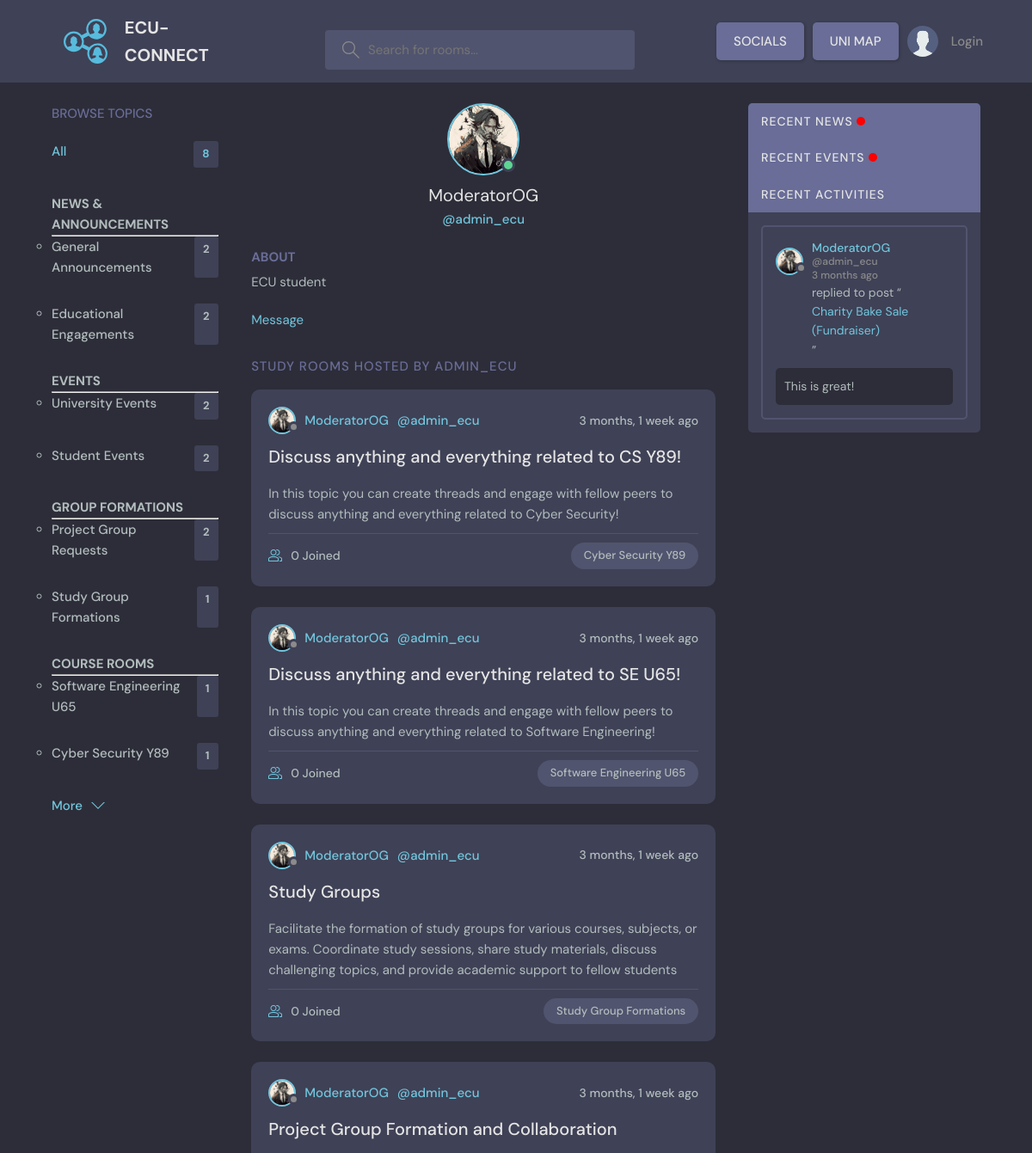
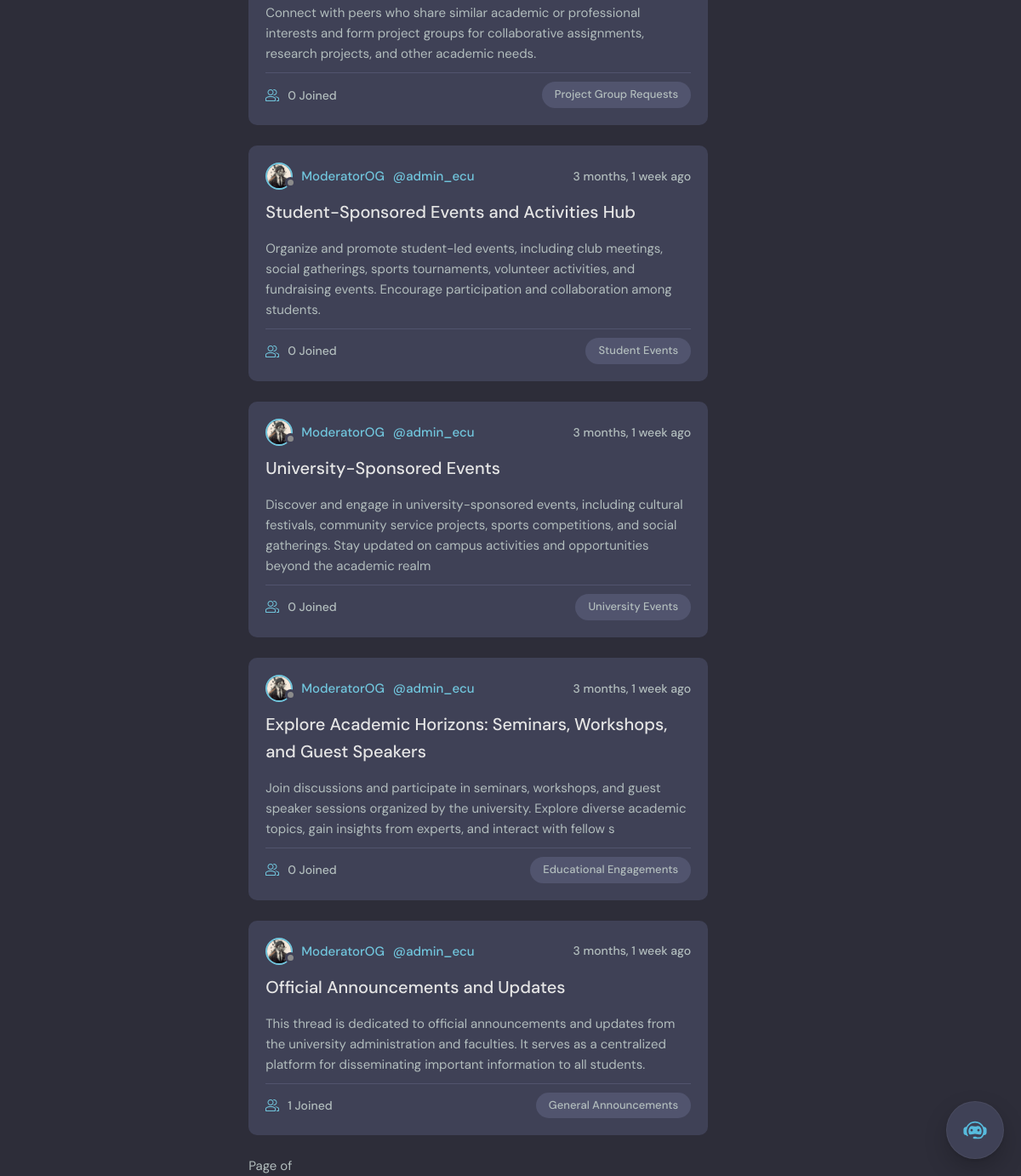
Page /profile/1/ on the committed database (2 pictures, top to bottom).
### base/models.py (models this page shows, shortened)
class Topic(models.Model):
    name = models.CharField(max_length=200)

class User(AbstractUser):
    username = models.CharField(max_length=150, unique=True, null=True)
    name = models.CharField(max_length=200, null=True)
    email = models.EmailField(unique=True, null=True)
    bio = models.TextField(null=True)
    avatar = models.ImageField(null=True, default="avatar.svg")
    USERNAME_FIELD = 'email'
    REQUIRED_FIELDS = ['username']
    notifications = models.ManyToManyField(Notification, related_name='notifications', blank=True)

class Thread(models.Model):
    host = models.ForeignKey(User, on_delete = models.SET_NULL, null=True)
    topic = models.ForeignKey(Topic, on_delete = models.SET_NULL, null=True)
    name = models.CharField(max_length=200)
    description = models.TextField(null = True, blank = True)
    participants = models.ManyToManyField(User, related_name='participants', blank=True)
    updated = models.DateTimeField(auto_now= True)
    created = models.DateTimeField(auto_now_add= True)
    pinned = models.BooleanField(default=False)
    class Meta:
       ordering = ['-updated', '-created']
    def __str__(self):
        return self.name

class Comment(models.Model):
    user = models.ForeignKey(User, on_delete=models.CASCADE)
    thread = models.ForeignKey(Thread, on_delete=models.CASCADE)
    body = models.TextField()
    updated = models.DateTimeField(auto_now= True)
    created = models.DateTimeField(auto_now_add= True)
    class Meta:
       ordering = ['-updated', '-created']

### base/views.py (the view)
# urls.py: path('profile/<str:pk>/', views.userProfile, name="user_profile"),
def userProfile(request, pk):
    user = User.objects.get(id=pk)
    threads = user.thread_set.all()
    thread_comments = user.comment_set.all()
    topics = Topic.objects.all()
    context= {'user': user, 'threads': threads, 'thread_comments': thread_comments, 'topics': topics}
    return render(request, 'base/profile.html', context)

### base/templates/base/profile.html (shortened to what this page needs)
{% extends 'main.html' %}
{% block content %}
  <main class="profile-page layout layout--3">
    <div class="container">
      {% include 'base/topics_component.html' %}
      <div class="roomList">
        <div class="profile">
          <div class="profile__avatar">
            <div class="avatar avatar--large active">
              <img src="{{user.avatar.url}}" />
            </div>
          </div>
          <div class="profile__info">
            <h3>{{user.name}}</h3>
            <p>@{{user.username}}</p>
          </div>
          <div class="profile__about">
            <h3>About</h3>
            <p>
              {{user.bio}}
            </p>
          </div>
          {% if request.user.id != user.id %}
          <div class="profile__about">
            <a href="{% url 'chat' user.id %}">Message</a>
          </div>
          {% endif %}
        </div>
        <div class="roomList__header">
          <div>
            <h2>Study Rooms Hosted by {{user.username}}</a>
            </h2>
          </div>
        </div>
        {% include 'base/feed_component.html' %}
      </div>
      {% include 'base/activity_component.html' %}
    </div>
  </main>
{% endblock content %}

### base/templates/base/topics_component.html
        <div class="topics">
            <div class="topics__header">
              <h2>Browse Topics</h2>
            </div>
            <ul class="topics__list">
                <li>
                    <a href="{% url 'home' %}" class="active">All <span>{{topics.count}}</span></a>
                </li>
              <li>
                <h4>NEWS & ANNOUNCEMENTS</h4>
                <hr>
                <ul>
                  {% for topic in topics %}
                    {% if topic.name == "General Announcements" or topic.name == "Educational Engagements"  %}
                      <li><strong><a href="{% url 'home' %}?q={{topic.name}}">{{topic.name}}<span>{{topic.thread_set.all.count}}</span></a></strong></li>
                    {% endif %}
                  {% endfor %}
                </ul>
              </li>
              <li>
                <h4>EVENTS</h4>
                <hr>
                <ul>
                  {% for topic in topics %}
                  {% if topic.name == "University Events" or topic.name == "Student Events"  %}
                      <li><strong><a href="{% url 'home' %}?q={{topic.name}}">{{topic.name}}<span>{{topic.thread_set.all.count}}</span></a></strong></li>
                    {% endif %}
                  {% endfor %}
                </ul>
              </li>
              <li>
                <h4>GROUP FORMATIONS</h4>
                <hr>
                <ul>
                  {% for topic in topics %}
                  {% if topic.name == "Project Group Requests" or topic.name == "Study Group Formations"  %}
                      <li> <a href="{% url 'home' %}?q={{topic.name}}">{{topic.name}}<span>{{topic.thread_set.all.count}}</span></a></li>
                    {% endif %}
                  {% endfor %}
                </ul>
              </li>
              <li>
                <h4>COURSE ROOMS</h4>
                <hr>
                <ul>
                  {% for topic in topics %}
                  {% if topic.name == "Software Engineering U65" or topic.name == "Cyber Security Y89"  %}
                      <li><strong><a href="{% url 'home' %}?q={{topic.name}}">{{topic.name}}<span>{{topic.thread_set.all.count}}</span></a></strong></li>
                    {% endif %}
                  {% endfor %}
                </ul>
              </li>
            </ul>
            <a class="btn btn--link" href="topics.html">
              More
              <svg version="1.1" xmlns="http://www.w3.org/2000/svg" width="32" height="32" viewBox="0 0 32 32">
                <title>chevron-down</title>
                <path d="M16 21l-13-13h-3l16 16 16-16h-3l-13 13z"></path>
              </svg>
            </a>
          </div>

### base/templates/base/feed_component.html (shortened to what this page needs)
{% for thread in threads %}
<div class="roomListRoom">
    <div class="roomListRoom__header">
        <a href="{% url 'user_profile' thread.host.id %}" class="roomListRoom__author">
        <div class="avatar avatar--small">
            <img src="{{thread.host.avatar.url}}" />
        </div>
        <span>{{thread.host.name}}</span>
        <span>@{{thread.host.username}}</span>
        </a>
        <div class="roomListRoom__actions">
        <span>{{thread.created|timesince}} ago</span>
        </div>
    </div>
    <div class="roomListRoom__content">
        <a href="{% url 'thread' thread.id %}">{{thread.name}}</a>
        <p>
            {{ thread.description }}
        </p>
    </div>
    <div class="roomListRoom__meta">
        <a href="{% url 'thread' thread.id %}" class="roomListRoom__joined">
        {{thread.participants.all.count}} Joined
        </a>
        <p class="roomListRoom__topic">{{thread.topic.name}}</p>
    </div>
</div>
{% endfor %}
<div class="pagination">
    <span class="step-links">
        <span class="current">
            Page {{ threads.number }} of {{ threads.paginator.num_pages }}
        </span>
    </span>
</div>

### base/templates/base/activity_component.html (shortened to what this page needs)
<div class="activities">
  <div class="activities__header">
    <h2>RECENT NEWS <div class="flashing-light"></div></h2>
  </div>
    <div class="activities__header">
      <h2>RECENT EVENTS <div class="flashing-light"></div></h2>
    </div>
    <div class="activities__header">
      <h2>Recent Activities</h2>
    </div>
    {% for comment in thread_comments %}
    <div class="activities__box">
      <div class="activities__boxHeader roomListRoom__header">
        <a href="{% url 'user_profile' comment.user.id %}" class="roomListRoom__author">
          <div class="avatar avatar--small">
            <img src="{{comment.user.avatar.url}}" />
          </div>
          <p>
            {{comment.user.name}}
            <span>@{{comment.user.username}}</span>
            <span>{{comment.created|timesince}} ago</span>
          </p>
        </a>
      </div>
      <div class="activities__boxContent">
        <p>replied to post “<a href="{% url 'thread' comment.thread.id %}">{{comment.thread}}</a>”</p>
        <div class="activities__boxRoomContent">
            <p>{{comment.body}}</p>
        </div>
      </div>
    </div>
    {% endfor %}
  </div>

### rows in the picture
Topic: name "General Announcements", thread_set.all.count "2"
Topic: name "Educational Engagements", thread_set.all.count "2"
Topic: name "University Events", thread_set.all.count "2"
Topic: name "Student Events", thread_set.all.count "2"
Topic: name "Project Group Requests", thread_set.all.count "2"
Topic: name "Study Group Formations", thread_set.all.count "1"
Topic: name "Software Engineering U65", thread_set.all.count "1"
Topic: name "Cyber Security Y89", thread_set.all.count "1"
User: avatar (picture), name "ModeratorOG", username "admin_ecu", bio "ECU student", username "ADMIN_ECU"
Thread: host.avatar (picture), host.name "ModeratorOG", host.username "admin_ecu", created "3 months, 1 week", name "Discuss anything and everything related to CS Y89!", description "In this topic you can create threads and engage with fellow peers to discuss anything and everything related to Cyber Security!", participants.all.count "0", topic.name "Cyber Security Y89"
Thread: host.avatar (picture), host.name "ModeratorOG", host.username "admin_ecu", created "3 months, 1 week", name "Discuss anything and everything related to SE U65!", description "In this topic you can create threads and engage with fellow peers to discuss anything and everything related to Software Engineering!", participants.all.count "0", topic.name "Software Engineering U65"
Thread: host.avatar (picture), host.name "ModeratorOG", host.username "admin_ecu", created "3 months, 1 week", name "Study Groups", description "Facilitate the formation of study groups for various courses, subjects, or exams. Coordinate study sessions, share study materials, discuss challenging topics, and provide academic support to fellow students", participants.all.count "0", topic.name "Study Group Formations"
Thread: host.avatar (picture), host.name "ModeratorOG", host.username "admin_ecu", created "3 months, 1 week", name "Project Group Formation and Collaboration", description "Connect with peers who share similar academic or professional interests and form project groups for collaborative assignments, research projects, and other academic needs.", participants.all.count "0", topic.name "Project Group Requests"
Thread: host.avatar (picture), host.name "ModeratorOG", host.username "admin_ecu", created "3 months, 1 week", name "Student-Sponsored Events and Activities Hub", description "Organize and promote student-led events, including club meetings, social gatherings, sports tournaments, volunteer activities, and fundraising events. Encourage participation and collaboration among students.", participants.all.count "0", topic.name "Student Events"
Thread: host.avatar (picture), host.name "ModeratorOG", host.username "admin_ecu", created "3 months, 1 week", name "University-Sponsored Events", description "Discover and engage in university-sponsored events, including cultural festivals, community service projects, sports competitions, and social gatherings. Stay updated on campus activities and opportunities beyond the academic realm", participants.all.count "0", topic.name "University Events"
Thread: host.avatar (picture), host.name "ModeratorOG", host.username "admin_ecu", created "3 months, 1 week", name "Explore Academic Horizons: Seminars, Workshops, and Guest Speakers", description "Join discussions and participate in seminars, workshops, and guest speaker sessions organized by the university. Explore diverse academic topics, gain insights from experts, and interact with fellow s", participants.all.count "0", topic.name "Educational Engagements"
Thread: host.avatar (picture), host.name "ModeratorOG", host.username "admin_ecu", created "3 months, 1 week", name "Official Announcements and Updates", description "This thread is dedicated to official announcements and updates from the university administration and faculties. It serves as a centralized platform for disseminating important information to all students.", participants.all.count "1", topic.name "General Announcements"
Comment: user.avatar (picture), user.name "ModeratorOG", user.username "admin_ecu", created "3 months", thread "Charity Bake Sale (Fundraiser)", body "This is great!"

### other values in the picture
{{ topics.count }} "8"
